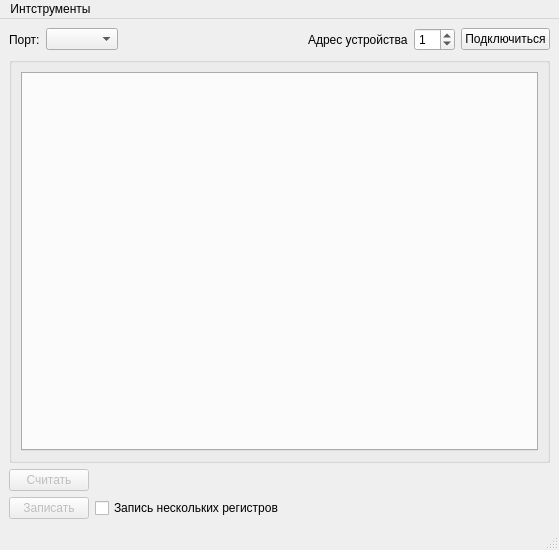
<?xml version="1.0" encoding="UTF-8"?>
<ui version="4.0">
 <class>ModEase</class>
 <widget class="QMainWindow" name="ModEase">
  <property name="geometry">
   <rect>
    <x>0</x>
    <y>0</y>
    <width>559</width>
    <height>550</height>
   </rect>
  </property>
  <property name="windowTitle">
   <string>MainWindow</string>
  </property>
  <widget class="QWidget" name="centralwidget">
   <layout class="QVBoxLayout" name="verticalLayout">
    <item>
     <layout class="QGridLayout" name="gridLayout">
      <item row="0" column="2">
       <spacer name="horizontalSpacer">
        <property name="orientation">
         <enum>Qt::Orientation::Horizontal</enum>
        </property>
        <property name="sizeHint" stdset="0">
         <size>
          <width>40</width>
          <height>20</height>
         </size>
        </property>
       </spacer>
      </item>
      <item row="0" column="3">
       <widget class="QLabel" name="label_2">
        <property name="text">
         <string>Адрес устройства</string>
        </property>
       </widget>
      </item>
      <item row="0" column="5">
       <widget class="QPushButton" name="connectButton">
        <property name="text">
         <string>Подключиться</string>
        </property>
       </widget>
      </item>
      <item row="0" column="0">
       <widget class="QLabel" name="label">
        <property name="text">
         <string>Порт:</string>
        </property>
       </widget>
      </item>
      <item row="0" column="4">
       <widget class="QSpinBox" name="slaveEdit">
        <property name="value">
         <number>1</number>
        </property>
       </widget>
      </item>
      <item row="0" column="1">
       <widget class="QComboBox" name="portComboBox"/>
      </item>
     </layout>
    </item>
    <item>
     <widget class="QGroupBox" name="gridGroupBox_2">
      <layout class="QGridLayout" name="gridLayout_2">
       <item row="0" column="0">
        <widget class="QTabWidget" name="tabWidget">
         <property name="currentIndex">
          <number>-1</number>
         </property>
        </widget>
       </item>
      </layout>
     </widget>
    </item>
    <item>
     <layout class="QGridLayout" name="gridLayout_3">
      <item row="0" column="0">
       <widget class="QPushButton" name="getDataButton">
        <property name="enabled">
         <bool>false</bool>
        </property>
        <property name="text">
         <string>Считать</string>
        </property>
       </widget>
      </item>
      <item row="1" column="0">
       <widget class="QPushButton" name="setDataButton">
        <property name="enabled">
         <bool>false</bool>
        </property>
        <property name="text">
         <string>Записать</string>
        </property>
       </widget>
      </item>
      <item row="0" column="2">
       <spacer name="horizontalSpacer_4">
        <property name="orientation">
         <enum>Qt::Orientation::Horizontal</enum>
        </property>
        <property name="sizeHint" stdset="0">
         <size>
          <width>40</width>
          <height>20</height>
         </size>
        </property>
       </spacer>
      </item>
      <item row="1" column="1">
       <widget class="QCheckBox" name="multyBox">
        <property name="text">
         <string>Запись нескольких регистров</string>
        </property>
       </widget>
      </item>
     </layout>
    </item>
   </layout>
  </widget>
  <widget class="QMenuBar" name="menubar">
   <property name="geometry">
    <rect>
     <x>0</x>
     <y>0</y>
     <width>559</width>
     <height>21</height>
    </rect>
   </property>
   <widget class="QMenu" name="menuTools">
    <property name="title">
     <string>Интструменты</string>
    </property>
    <addaction name="actionSettings"/>
   </widget>
   <addaction name="menuTools"/>
  </widget>
  <widget class="QStatusBar" name="statusBar"/>
  <action name="actionSettings">
   <property name="text">
    <string>Настройки</string>
   </property>
  </action>
 </widget>
 <resources/>
 <connections/>
</ui>
